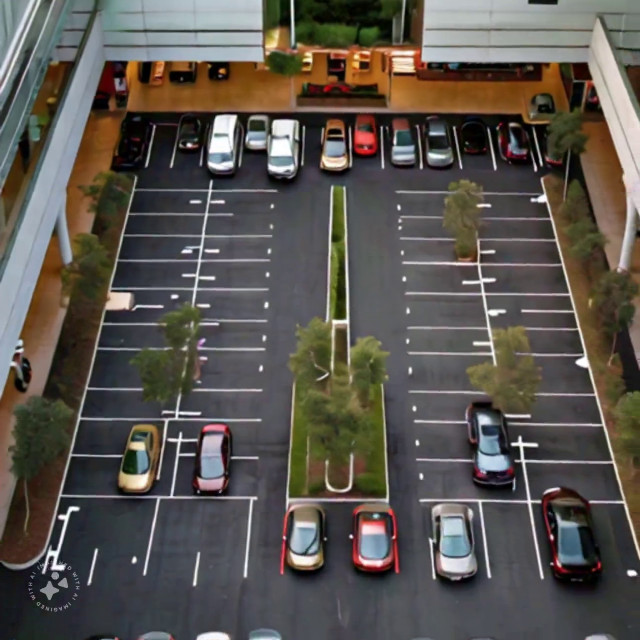
#> input picture frame 6 of Video2.mp4, 1280 x 1280 px, given in place of Video.mp4, which was not available (shown at 1/2 size)
$ python prueba.py
#> lines starting #> are read from the running program, lines starting #| are printed output that depends on the picture; after the words box and inside, x2 and y2 are one past the last pixel; in counts of white or black regions, pixels touching at a corner belong together
import cv2 as cv

# Ruta del video
video_path = 'Video.mp4'

# Cargar el video
cap = cv.VideoCapture(video_path)

# Obtener las dimensiones del video
video_width = int(cap.get(cv.CAP_PROP_FRAME_WIDTH))
video_height = int(cap.get(cv.CAP_PROP_FRAME_HEIGHT))

# Crear una ventana con el tamaño del video
cv.namedWindow("Video con ROI", cv.WINDOW_NORMAL)
cv.resizeWindow("Video con ROI", video_width, video_height)

# Definir la región de interés (ROI)
x, y, width, height = 500, 500, 500, 500  # Región de interés en cuadro

while cap.isOpened():
    ret, frame = cap.read()
#> frame is the input picture: shape (1280, 1280, 3); mean B, G, R 78.7, 84.5, 89.7
    if not ret:
        break

    # Dibujar un rectángulo rojo en la región de interés
    cv.rectangle(frame, (x, y), (x + width, y + height), (0, 0, 255), 2)
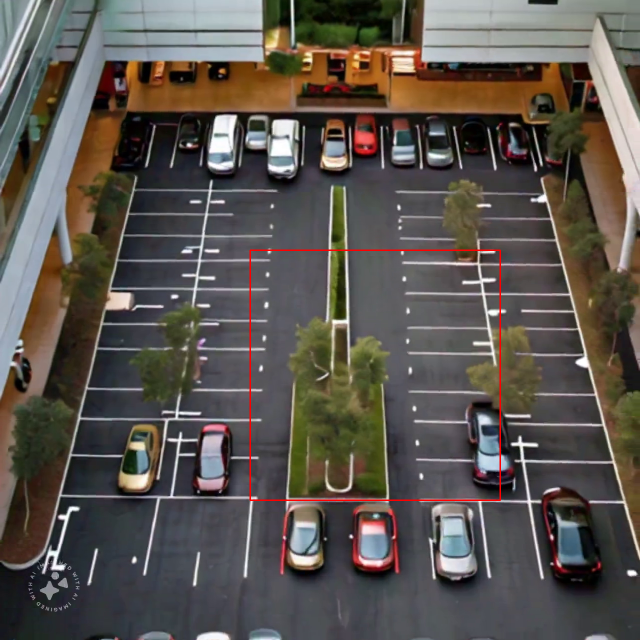
#> frame: shape (1280, 1280, 3) (shown at 1/2 size); 0.37% of pixels changed, all inside (x1, y1, x2, y2) = (499, 499, 1002, 1002)

    # Mostrar el fotograma con la región de interés marcada
    cv.imshow("Video con ROI", frame)

    # Esperar 25 ms entre fotogramas (ajustar para controlar la velocidad)
    if cv.waitKey(25) & 0xFF == ord('q'):
#> (key q is pressed here)
        break

# Liberar el objeto de captura y cerrar las ventanas
cap.release()
cv.destroyAllWindows()

$ run again, starting later in the video
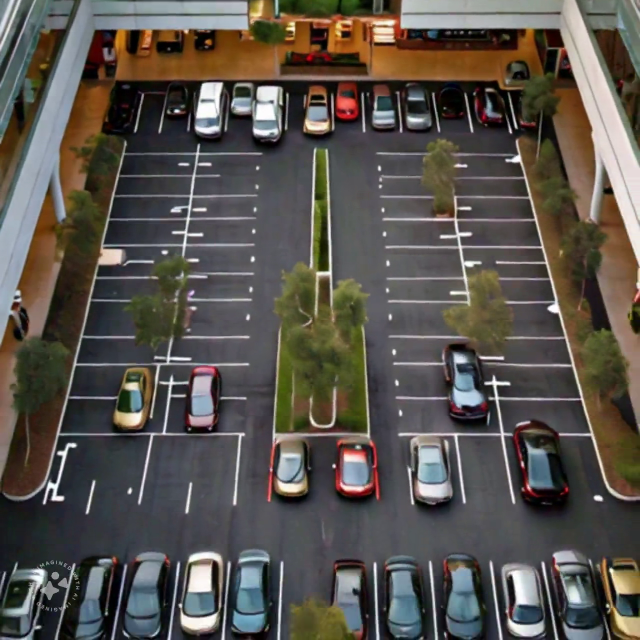
#> input picture frame 28 of Video2.mp4, 1280 x 1280 px, given in place of Video.mp4, which was not available (shown at 1/2 size)
#> frame is the input picture: shape (1280, 1280, 3); mean B, G, R 77, 83.1, 88.2
#> `cv.rectangle(frame, (x, y), (x + width, y + height), (0, 0, 255), 2)`:
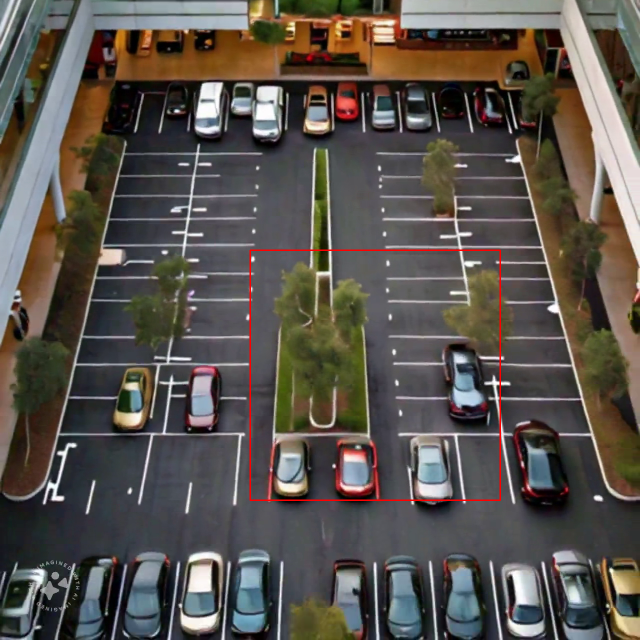
#> frame: shape (1280, 1280, 3) (shown at 1/2 size); 0.37% of pixels changed, all inside (x1, y1, x2, y2) = (499, 499, 1002, 1002)

$ run again, starting later in the video
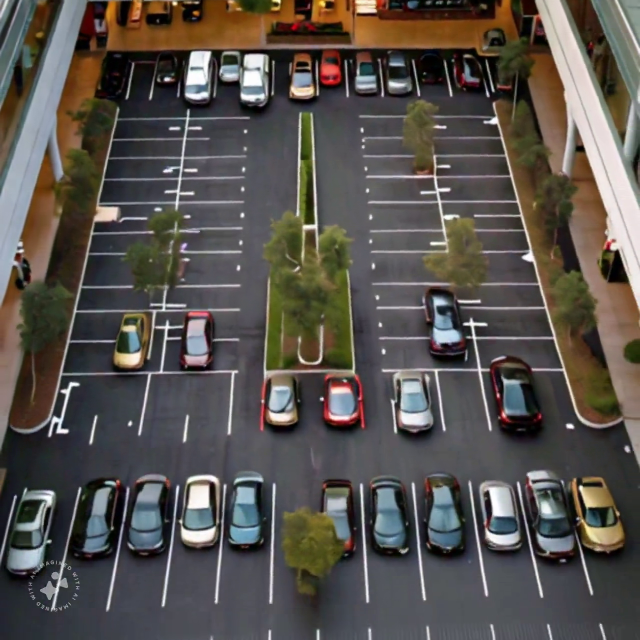
#> input picture frame 51 of Video2.mp4, 1280 x 1280 px, given in place of Video.mp4, which was not available (shown at 1/2 size)
#> frame is the input picture: shape (1280, 1280, 3); mean B, G, R 77.2, 82, 87
#> `cv.rectangle(frame, (x, y), (x + width, y + height), (0, 0, 255), 2)`:
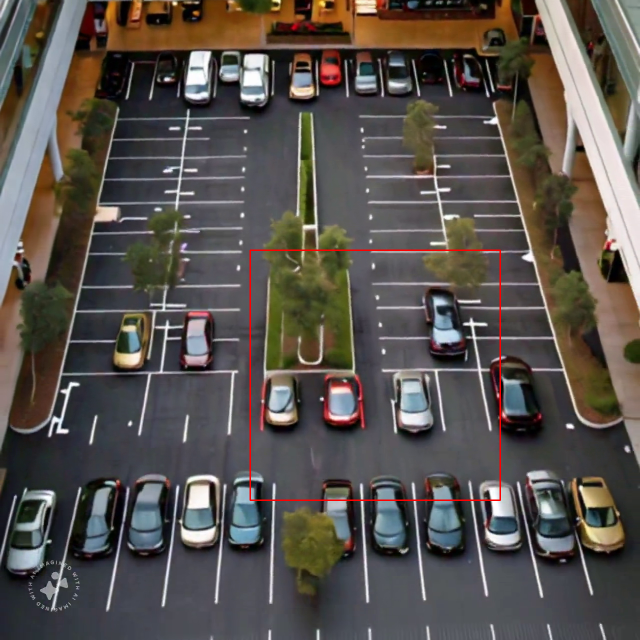
#> frame: shape (1280, 1280, 3) (shown at 1/2 size); 0.37% of pixels changed, all inside (x1, y1, x2, y2) = (499, 499, 1002, 1002)
